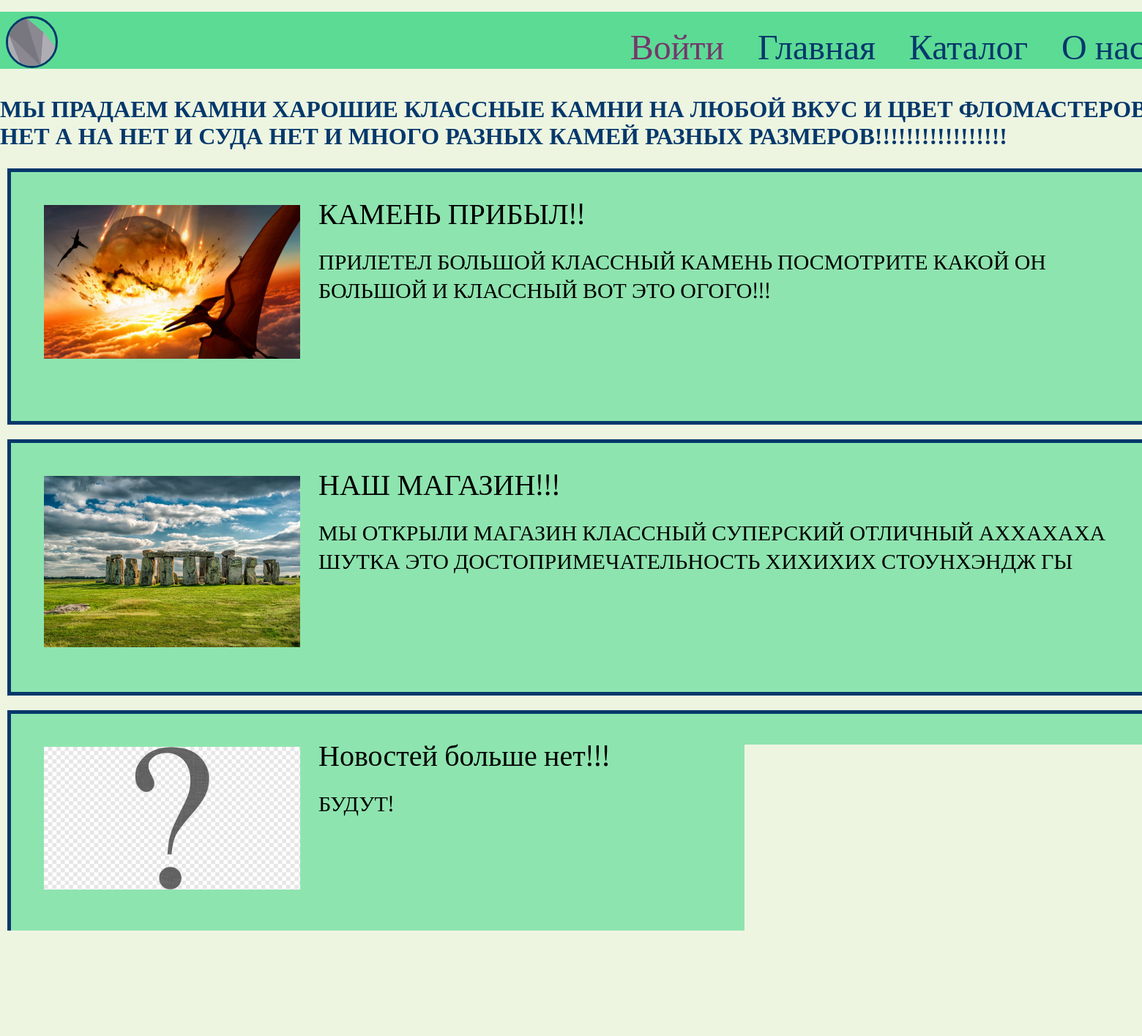
The page / on the database its author committed.
### orm.py (models this page shows)
class News(db.Model):
    id = db.Column(db.Integer, primary_key=True)
    title = db.Column(db.String(100), nullable=False)
    text = db.Column(db.String(250), nullable=False)
    image = db.Column(db.String(40))

### flaskpy.py (the view)
@app.route('/main')
@app.route('/')
def main_page():
    return render_template("main.html", news=News.query.all())

### templates/main.html (shortened to what this page needs)
{% extends "base.html" %}
{% block head %}
    {{ super() }}
        <link rel="stylesheet" type="text/css" href="{{ url_for('static', filename='css_main.css') }}">
{% endblock %}
{% block content %}
    <h1 class="text_normal">
        МЫ ПРАДАЕМ КАМНИ ХАРОШИЕ КЛАССНЫЕ КАМНИ НА ЛЮБОЙ ВКУС И ЦВЕТ ФЛОМАСТЕРОВ НЕТ А НА НЕТ И СУДА НЕТ И МНОГО РАЗНЫХ КАМЕЙ РАЗНЫХ РАЗМЕРОВ!!!!!!!!!!!!!!!!!
    </h1>
    {% for new in news %}
    <div class="news_item">
        <img src="{{ url_for('static', filename='/pictures/' + new.image) }}"/>
        <div class="title"> {{new.title}}</div>
        <div class="text"> {{new.text}}</div>
    </div>
    {% endfor %}
    <div class="news_item">
        <img src="{{ url_for('static', filename='/pictures/que.png') }}"/>
        <div class="title"> Новостей больше нет!!!</div>
        <div class="text"> БУДУТ!</div>
    </div>
{% endblock %}

### static/css.css (style rules this page uses)
html { height: 100%; font-family: 'Arial Black'; }
body { margin:0; min-height: 100%; display: grid; grid-template-rows: auto 1fr auto; background-color: #EDF5E1; }
.text_normal { color:#05386B; font-family:Georgia, 'Times New Roman', Times, serif; }

### static/css_main.css (style rules this page uses)
.news_item { font-family: 'IBM Plex Serif', serif;; border: 10px transparent solid; padding: 10px; margin-top: 30px; margin-left: 15px; margin-right: 15px; min-height: 300px; background: #8EE4AF; outline: 5px #05386B solid; }
.news_item div.title { font-size: 40px; }
.news_item div.text { font-size: 30px; width: 1500px; }
.news_item div { padding: 10px; }
.news_item img { width: 350px; border: 25px solid transparent; float: left; }

### rows shown on the page
News: image (picture), title "КАМЕНЬ ПРИБЫЛ!!", text "ПРИЛЕТЕЛ БОЛЬШОЙ КЛАССНЫЙ КАМЕНЬ ПОСМОТРИТЕ КАКОЙ ОН БОЛЬШОЙ И КЛАССНЫЙ ВОТ ЭТО ОГОГО!!!"
News: image (picture), title "НАШ МАГАЗИН!!!", text "МЫ ОТКРЫЛИ МАГАЗИН КЛАССНЫЙ СУПЕРСКИЙ ОТЛИЧНЫЙ АХХАХАХА ШУТКА ЭТО ДОСТОПРИМЕЧАТЕЛЬНОСТЬ ХИХИХИХ СТОУНХЭНДЖ ГЫ"
